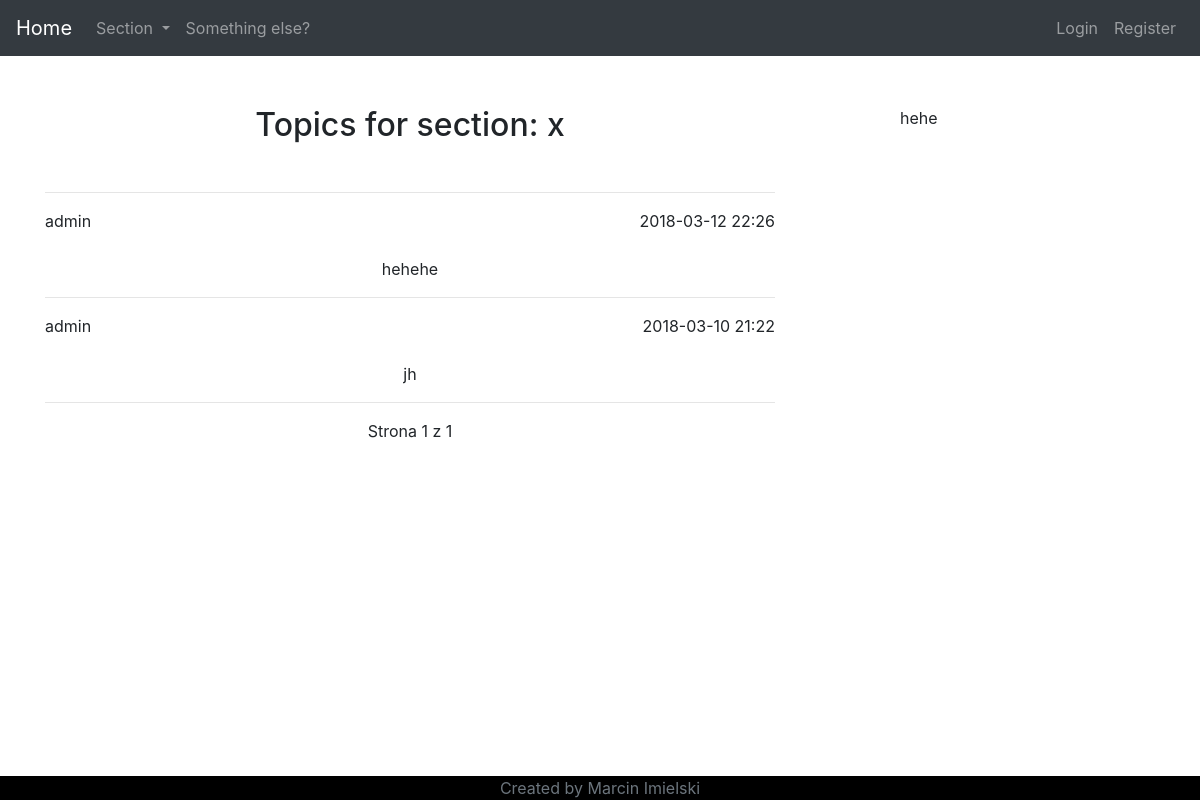
Before: /forum/section/x/ with the older database file.
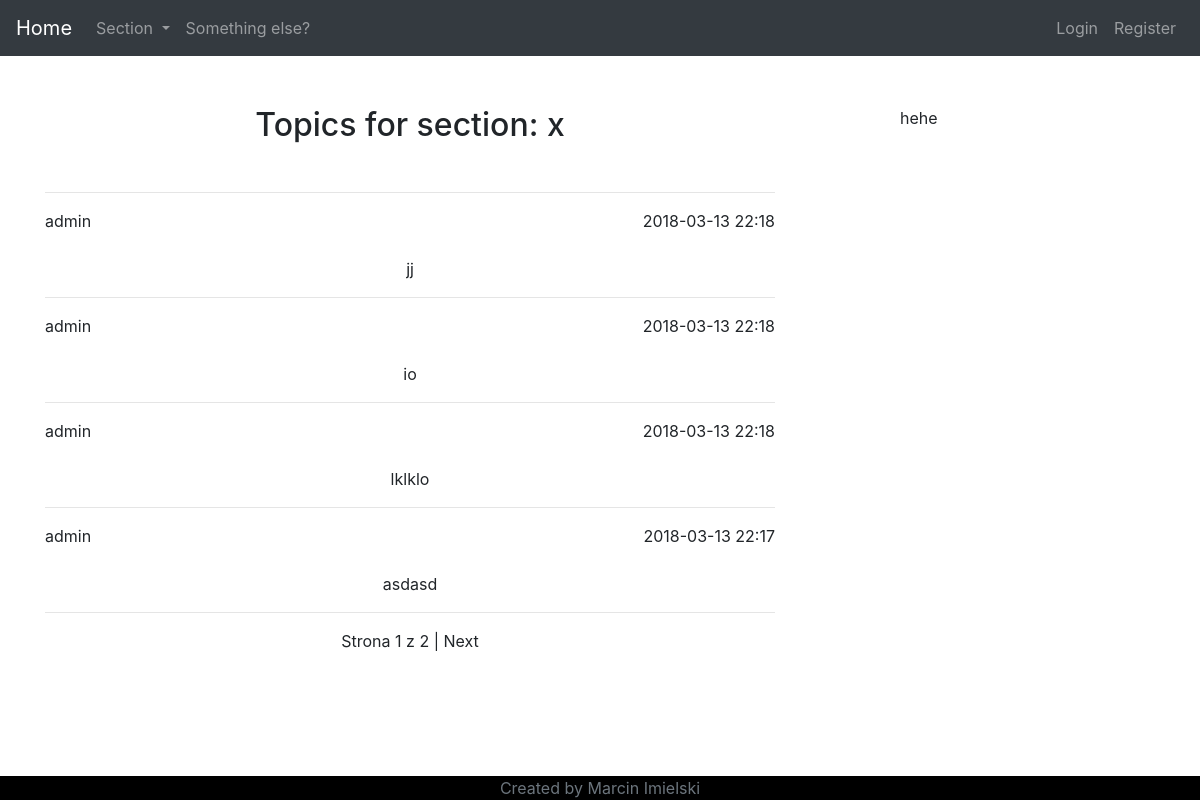
After: the same page with the newer database file.
### forum/models.py (models this page shows, shortened)
class Topic(models.Model):
    title = models.CharField(max_length=50)
    owner = models.ForeignKey(User, related_name='topics')
    body = models.TextField()
    created = models.DateTimeField(auto_now_add=True)
    updated = models.DateTimeField(auto_now=True)
    section = models.ForeignKey(Section, on_delete=models.CASCADE)
    class Meta:
        ordering = ('-created',)

### forum/views.py (the view)
# urls.py: url(r'^section/(?P<name>[\w\-]+)/', views.topic_list, name='topic_list'),
def topic_list(request, name):
    if name:
        object_list = services.topics_by_section_name(name)
    else:
        object_list = ()
    paginator = Paginator(object_list, 4)
    page = request.GET.get('page')
    try:
        topics = paginator.page(page)
    except PageNotAnInteger:
        topics = paginator.page(1)
    except EmptyPage:
        topics = paginator.page(paginator.num_pages)
    sectionName = name
    return render(request, 'forum/topic/list.html', {'topics': topics,
                                                     'sectionName': sectionName,
                                                     'page': page})

### forum/services.py (called while the page is built)
def topics_by_section_name(name):
    return Topic.objects.filter(section__name=name)

### forum/templates/forum/topic/list.html (shortened to what this page needs)
{% extends "forum/base.html" %}
{% block content %}
  <h2 style="text-align: center">Topics for section: {{ sectionName }}</h2>
  <br>
  <hr>
  {% if topics %}
    {% for topic in topics %}
    <a href="#">
      <p style="float: right">
        {{ topic.created | date:'Y-m-d H:i' }}
      </p>
      <p style="float: left">
        {{ topic.owner }}
      </p>
      <br><br>
      <div>
        <p class="section-list">
            {{ topic.title }}
        </p>
      </div>
    </a>
    <hr>
    {% endfor %}
    <div class="paginator-section">
      {% include "pagination.html" with page=topics %}
    </div>
  {% else %}
    <p class="paginator-section">No topics yet</p>
  {% endif %}
{% endblock %}
{% block side %}
  hehe
{% endblock %}

### forum/templates/forum/base.html (shortened to what this page needs)
{% load staticfiles %}
<!DOCTYPE>
<html>
<head>
    <link href="{% static 'css/bootstrap-grid.min.css' %}" rel="stylesheet">
    <link href="{% static 'css/bootstrap-reboot.min.css' %}" rel="stylesheet">
    <link href="{% static 'css/bootstrap.min.css' %}" rel="stylesheet">
    <link href="{% static 'css/forum.css' %}" rel="stylesheet">
</head>
<body>
    <nav class="navbar navbar-expand-lg navbar-dark bg-dark">
        <a class="navbar-brand" href="{% url 'forum:section_list' %}">Home</a>
        <div class="collapse navbar-collapse" id="navbarSupportedContent">
            <ul class="navbar-nav mr-auto">
                <li class="nav-item dropdown">
                    <a class="nav-link dropdown-toggle" href="#" id="navbarDropdown" role="button" data-toggle="dropdown" aria-haspopup="true"
                        aria-expanded="false">
                        Section
                    </a>
                </li>
                <li class="nav-item">
                    <a class="nav-link" href="#">Something else?</a>
                </li>
            </ul>
            <ul class="navbar-nav mr-right">
                <li class="nav-item">
                    <a class="nav-link" href="#">Login</a>
                </li>
                <li class="nav-item">
                    <a class="nav-link" href="#">Register</a>
                </li>
            </ul>
        </div>
    </nav>
    <div class="container">
        <div class="row adjust-margin-top">
            <div class="col-8">
                {% block content %}{% endblock %}
            </div>
            <div class="col-1"></div>
            <div class="col-3">
                {% block side %}{% endblock %}
            </div>
        </div>
    </div>
    <footer class="footer fixed-bottom footer-color">
        <div class="container text-center">
            <span class="text-muted">Created by Marcin Imielski</span>
        </div>
    </footer>
</body>
</html>

### forum/templates/pagination.html (shortened to what this page needs)
{% if get_from_section == True %}
    {% if page.has_previous %}
        <a href="{{ request.get_full_path }}&&page={{ page.previous_page_number }}">Previous |</a>
    {% endif %}
    Strona {{ page.number }} z {{ page.paginator.num_pages }}
    {% if page.has_next %}
        <a href="{{ request.get_full_path }}&&page={{ page.next_page_number }}">| Next</a>
    {% endif %}
{% else %}
    Strona {{ page.number }} z {{ page.paginator.num_pages }}
    {% if page.has_next %}
        <a href="?page={{ page.next_page_number }}">| Next</a>
    {% endif %}
{% endif %}

### forum/static/css/forum.css (style rules this page uses)
.footer-color { background-color: black; }
.adjust-margin-top { margin-top: 50px; }
.section-list { text-align: center; }
a, a:visited, a:hover, a:active { color: inherit; text-decoration: none; }
.paginator-section { text-align: center; }

Changed rows visible on the page:
no longer on this page (row unchanged): Topic: created "2018-03-12 22:26", owner "admin", title "hehehe"
no longer on this page (row unchanged): Topic: created "2018-03-10 21:22", owner "admin", title "jh"
added Topic: created "2018-03-13 22:18", owner "admin", title "jj"
added Topic: created "2018-03-13 22:18", owner "admin", title "io"
added Topic: created "2018-03-13 22:18", owner "admin", title "lklklo"
added Topic: created "2018-03-13 22:17", owner "admin", title "asdasd"
Other visible differences:
{{ page.paginator.num_pages }}: "1" → "2"
text now shown: "| Next"
